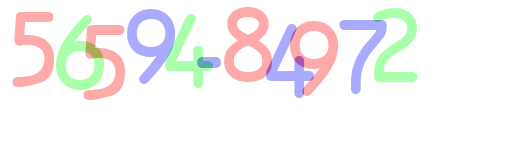
#> input picture Captcha_Hacking/3.png, 510 x 150 px, given in place of bella.jpg, which was not available
$ jupyter execute OpenCV_Image_Transformation.ipynb   (text cells are left out)
#> lines starting #> are read from the running program, lines starting #| are printed output that depends on the picture; pictures that were not available may be replaced by others from this repository, and a replacement may not be noted
[cell 1]
from google.colab import files
uploaded = files.upload()
#> the answer given: 3.png

[cell 2]
import cv2
import matplotlib.pyplot as plt

image = cv2.imread('bella.jpg')
#> image is the input picture: shape (150, 510, 3); mean B, G, R 243.2, 243.3, 245.6
plt.imshow(cv2.cvtColor(image,cv2.COLOR_BGR2RGB))
plt.show()

expand = cv2.resize(image,None,fx=2.0,fy=2.0, interpolation=cv2.INTER_CUBIC)
plt.imshow(cv2.cvtColor(expand,cv2.COLOR_BGR2RGB))
plt.show()

shrink = cv2.resize(image,None,fx=0.8,fy=0.8, interpolation=cv2.INTER_AREA)
plt.imshow(cv2.cvtColor(shrink,cv2.COLOR_BGR2RGB))
plt.show()
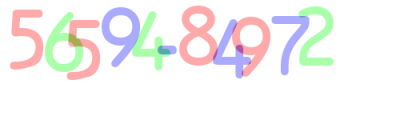
#> shown: shape (120, 408, 3); mean R, G, B 245.6, 243.3, 243.2

[cell 3]
import cv2
import numpy as np
import matplotlib.pyplot as plt

image = cv2.imread('bella.jpg')

height, width = image.shape[:2]
#> height = 150; width = 510

M = np.float32([[1,0,150],[0,1,200]])
dst = cv2.warpAffine(image,M,(width,height))
#> dst: shape (150, 510, 3); every value is 0

plt.imshow(cv2.cvtColor(dst,cv2.COLOR_BGR2RGB))
plt.show()

[cell 4]
import cv2
import numpy as np
import matplotlib.pyplot as plt

image = cv2.imread('bella.jpg')

height,width = image.shape[:2]

M = cv2.getRotationMatrix2D((width/2,height/2),90,0.5)
dst = cv2.warpAffine(image,M,(width,height))
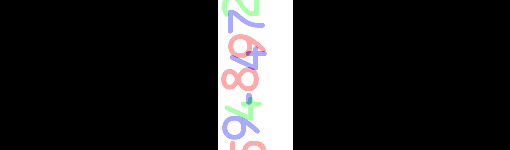
#> dst: shape (150, 510, 3); mean B, G, R 35.7, 35.2, 35.7

plt.imshow(cv2.cvtColor(dst,cv2.COLOR_BGR2RGB))
plt.show()

$ run again, on Captcha_Hacking/4.png
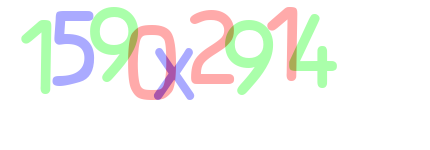
#> input picture Captcha_Hacking/4.png, 430 x 150 px, given in place of bella.jpg, which was not available
#> image is the input picture: shape (150, 430, 3); mean B, G, R 242.5, 246.5, 244.9
#> `plt.show()`:
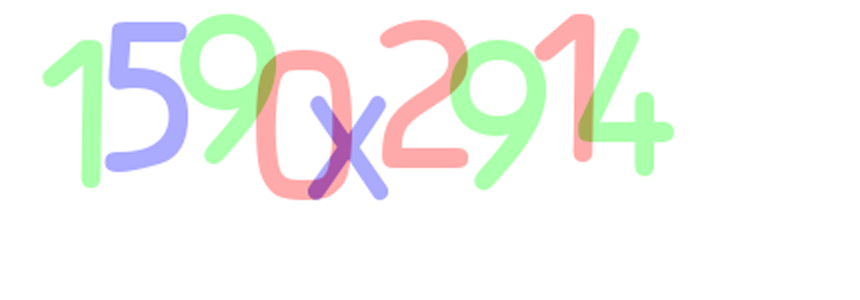
#> shown: shape (300, 860, 3); mean R, G, B 244.8, 246.4, 242.5
#> `dst = cv2.warpAffine(image,M,(width,height))`:
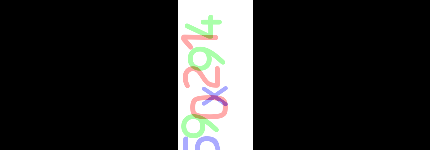
#> dst: shape (150, 430, 3); mean B, G, R 41.7, 42.5, 42.4
